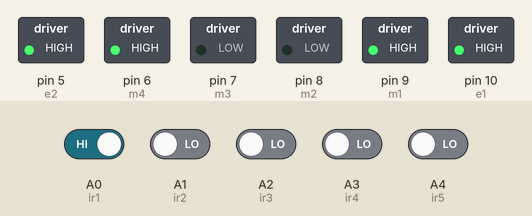
Recording of a sketch running on a simulated Arduino Uno, built with avr-gcc and run on an emulated ATmega328P. Shown: switched loads named in the sketch (green lamp = pin HIGH). Inputs (shaded band) come from the test bench; at power-on: A0 (ir1) HIGH, A1 (ir2), A2 (ir3), A3 (ir4), A4 (ir5) LOW.

Above: at 1.2 s.
1.3 s: A0 (ir1) driven LOW
At 2.5 s:
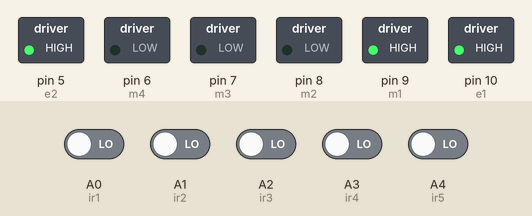
2.8 s: A0 (ir1) driven HIGH
At 3.6 s:
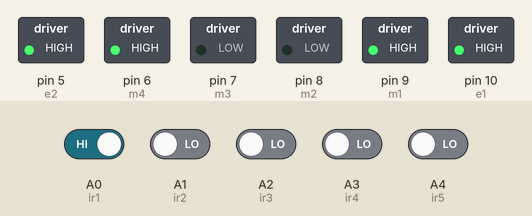
4.3 s: A1 (ir2) driven HIGH and A2 (ir3) driven HIGH
At 5.5 s:
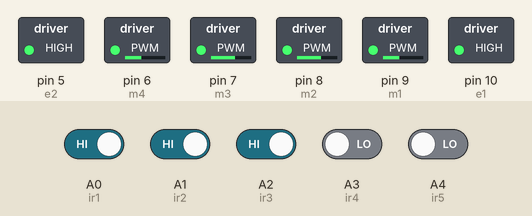
5.8 s: A1 (ir2) driven LOW
At 6.9 s:
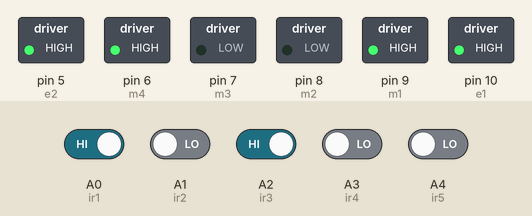
7.3 s: A1 (ir2) driven HIGH
At 8.0 s:
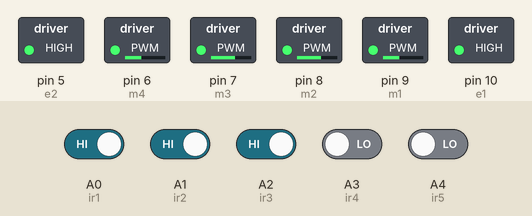
8.8 s: A0 (ir1) driven LOW and A2 (ir3) driven LOW
At 9.2 s:
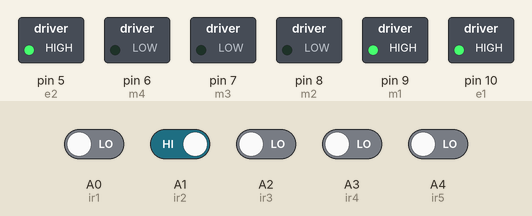
Timing chart, 0 to 11.3 s (numbered marks = the images above; inputs shaded):
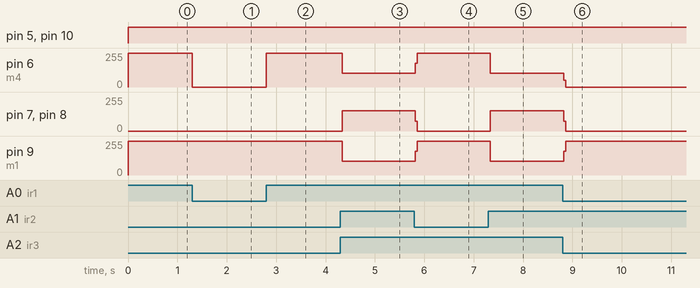

The sketch:

maze.ino
```cpp
#define m1 9  //Right Motor MA1
#define m2 8  //Right Motor MA2
#define m3 7  //Left Motor MB1
#define m4 6  //Left Motor MB2
#define e1 10  //Right Motor Enable Pin EA
#define e2 5 //Left Motor Enable Pin EB

//**********5 Channel IR Sensor Connection**********//
#define ir1 A0
#define ir2 A1
#define ir3 A2
#define ir4 A3
#define ir5 A4
//*************************************************//

void setup() {
  pinMode(m1, OUTPUT);
  pinMode(m2, OUTPUT);
  pinMode(m3, OUTPUT);
  pinMode(m4, OUTPUT);
  pinMode(e1, OUTPUT);
  pinMode(e2, OUTPUT);
  pinMode(ir1, INPUT);
  pinMode(ir2, INPUT);
  pinMode(ir3, INPUT);
  pinMode(ir4, INPUT);
  pinMode(ir5, INPUT);
}

void loop() {
  //Reading Sensor Values
 char  s1 = digitalRead(ir1);  //Left Most Sensor
  char s2 = digitalRead(ir2);  //Left Sensor
 char s3 = digitalRead(ir3);  //Middle Sensor
  char s4 = digitalRead(ir4);  //Right Sensor
  char s5 = digitalRead(ir5);  //Right Most Sensor

  //if only middle sensor detects black line
  if((s1 == LOW) && (s2 =HIGH) && (s3 == HIGH) && (s4 == HIGH) && (s5 == LOW))
  {
    //going forward with full speed
    analogWrite(e1, 255); //you can adjust the speed of the motors from 0-255
    analogWrite(e2, 255); //you can adjust the speed of the motors from 0-255
    digitalWrite(m1, HIGH);
    digitalWrite(m2, LOW);
    digitalWrite(m3, HIGH);
    digitalWrite(m4, LOW);
  }

  //if only left sensor detects black line
 else if((s1 == LOW) && (s2 == HIGH) && (s3 == LOW) && (s4 == LOW) && (s5 == LOW))
  {
    //going right with full speed
    analogWrite(e1, 255); //you can adjust the speed of the motors from 0-255
    analogWrite(e2, 255); //you can adjust the speed of the motors from 0-255
    digitalWrite(m1, HIGH);
    digitalWrite(m2, LOW);
    digitalWrite(m3, LOW);
    digitalWrite(m4, LOW);
  }

  //if only left most sensor detects black line
  else if((s1 == HIGH) && (s2 == LOW) && (s3 == LOW) && (s4 == LOW) && (s5 == LOW))
  {
    //going right with full speed
    analogWrite(e1, 255); //you can adjust the speed of the motors from 0-255
    analogWrite(e2, 255); //you can adjust the speed of the motors from 0-255
    digitalWrite(m1, HIGH);
    digitalWrite(m2, LOW);
    digitalWrite(m3, LOW);
    digitalWrite(m4, HIGH);
  }

  //if only right sensor detects black line
  else if((s1 == LOW) && (s2 == LOW) && (s3 == LOW) && (s4 == HIGH) && (s5 == LOW))
  {
    //going left with full speed
    analogWrite(e1, 255); //you can adjust the speed of the motors from 0-255
    analogWrite(e2, 255); //you can adjust the speed of the motors from 0-255
    digitalWrite(m1, LOW);
    digitalWrite(m2, LOW);
    digitalWrite(m3, HIGH);
    digitalWrite(m4, LOW);
  }

  //if only right most sensor detects black line
  //else if((s1 == 1) && (s2 == 1) && (s3 == 1) && (s4 == 1) && (s5 == 0))
 else if((s1 == LOW) && (s2 == LOW) && (s3 == LOW) && (s4 == HIGH) && (s5 == LOW))
  {
    //going left with full speed
    analogWrite(e1, 255); //you can adjust the speed of the motors from 0-255
    analogWrite(e2, 255); //you can adjust the speed of the motors from 0-255
    digitalWrite(m1, LOW);
    digitalWrite(m2, HIGH);
    digitalWrite(m3, HIGH);
    digitalWrite(m4, LOW);
  }

  //if middle and right sensor detects black line
 // else if((s1 == 1) && (s2 == 1) && (s3 == 0) && (s4 == 0) && (s5 == 1))
  if((s1 == LOW) && (s2 == LOW) && (s3 == HIGH) && (s4 == HIGH) && (s5 == LOW))
  {
    //going left with full speed
    analogWrite(e1, 255); //you can adjust the speed of the motors from 0-255
    analogWrite(e2, 255); //you can adjust the speed of the motors from 0-255
    digitalWrite(m1, LOW);
    digitalWrite(m2, LOW);
    digitalWrite(m3, HIGH);
    digitalWrite(m4, LOW);
  }

  //if middle and left sensor detects black line
  //else if((s1 == 1) && (s2 == 0) && (s3 == 0) && (s4 == 1) && (s5 == 1))
 else if((s1 == LOW) && (s2 == LOW) && (s3 == LOW) && (s4 == HIGH) && (s5 == HIGH))
  {
    //going right with full speed
  digitalWrite(m1,LOW);
    digitalWrite(m2, HIGH);
    digitalWrite(m3, HIGH);
    digitalWrite(m4, LOW);
     analogWrite(e1, 140); //you can adjust the speed of the motors from 0-255
    analogWrite(e2, 140);
  }

  //if middle, left and left most sensor detects black line
 // else if((s1 == 0) && (s2 == 0) && (s3 == 0) && (s4 == 1) && (s5 == 1))
 else if((s1 == HIGH) && (s2 == HIGH) && (s3 == HIGH) && (s4 == LOW) && (s5 == LOW))
  {
    //going right with full speed
digitalWrite(m1,LOW);
    digitalWrite(m2, HIGH);
    digitalWrite(m3, HIGH);
    digitalWrite(m4, LOW);
     analogWrite(e1, 255); //you can adjust the speed of the motors from 0-255
    analogWrite(e2, 255
    );
  }

  //if middle, right and right most sensor detects black line
 // else if((s1 == 1) && (s2 == 1) && (s3 == 0) && (s4 == 0) && (s5 == 0))
 else if((s1 == LOW) && (s2 == LOW) && (s3 == HIGH) && (s4 == HIGH) && (s5 == HIGH))
  {
    //going left with full speed
    analogWrite(e1, 255); //you can adjust the speed of the motors from 0-255
    analogWrite(e2, 255); //you can adjust the speed of the motors from 0-255
    digitalWrite(m1, LOW);
    digitalWrite(m2, LOW);
    digitalWrite(m3, HIGH);
    digitalWrite(m4, LOW);
  }

  //if all sensors are on a black line
  //else if((s1 == 0) && (s2 == 0) && (s3 == 0) && (s4 == 0) && (s5 == 0))
 else if((s1 ==  HIGH) && (s2 ==  HIGH) && (s3 ==  HIGH) && (s4 == HIGH) && (s5 ==  HIGH))
  {
    //stop
    digitalWrite(m1, LOW);
    digitalWrite(m2, LOW);
    digitalWrite(m3, LOW);
    digitalWrite(m4, LOW);
  }
 // if ((s1 == 0) && (s2 == 0) && (s3 == 1)&& (s4 ==0)&& (s5 == 0)//T Intersection
  if((s1 ==  HIGH) && (s2 ==  HIGH) && (s3 ==  LOW) && (s4 == HIGH) && (s5 ==  HIGH))
    {
        //going left with full speed
    analogWrite(e1, 255); //you can adjust the speed of the motors from 0-255
    analogWrite(e2, 255); //you can adjust the speed of the motors from 0-255
    digitalWrite(m1, LOW);
    digitalWrite(m2, HIGH);
    digitalWrite(m3, HIGH);
    digitalWrite(m4, LOW); // As left is possible
    }
   // if ((s1 == 0)$$(s2 == 0) && (s3 == 0) && (s4 == 1)&&(s5 == 1))//Left T Intersection
    if((s1 ==  HIGH) && (s2 ==  HIGH) && (s3 ==  HIGH) && (s4 == LOW) && (s5 ==  LOW))
    {
     analogWrite(e1, 255); //you can adjust the speed of the motors from 0-255
    analogWrite(e2, 255); //you can adjust the speed of the motors from 0-255
    digitalWrite(m1, HIGH);
    digitalWrite(m2, LOW);
    digitalWrite(m3, LOW);
    digitalWrite(m4, HIGH); //
    }
//if (IR1 == LOW && IR2 == HIGH && IR3 == HIGH)//Right T Tntersection
//if((s1== LOW)&&(s2 == LOW)&& (s3 == HIGH)&& (s4 ==HIGH) &&(s5 == HIGH))

//     if ((s1 == HIGH)&&(s2 == HIGH)&&(s3 == HIGH) && (s4 == HIGH) && (s5 == HIGH))//4 Lane intersection
//    {
//     analogWrite(e1, 255); //you can adjust the speed of the motors from 0-255
//    analogWrite(e2, 255); //you can adjust the speed of the motors from 0-255
//    digitalWrite(m1, LOW);
//    digitalWrite(m2, HIGH);
//    digitalWrite(m3, HIGH);
//    digitalWrite(m4, LOW); //As no other direction is possible
//    }
    //if (IR1 == LOW && IR2 ==LOW && IR3 == LOW)//Dead End
     if ((s1 == LOW)&&(s2 == LOW)&&(s3 == LOW) && (s4 == LOW) && (s5 == LOW))
    {
     analogWrite(e1, 255); //you can adjust the speed of the motors from 0-255
    analogWrite(e2, 255); //you can adjust the speed of the motors from 0-255
    digitalWrite(m1, HIGH);
    digitalWrite(m2, LOW);
    digitalWrite(m3, LOW);
    digitalWrite(m4, HIGH); //As no other direction is possible
    }
}
```

Measured:
- after the input at 1.3 s, pin 6 (m4): 255/255 → 0/255 at once
- after the input at 2.8 s, pin 6 (m4): 0/255 → 255/255 at once
- after the input at 4.3 s, pin 6 (m4): 255/255 → 102/255 at once; pin 7 (m3), pin 8 (m2): 0/255 → 152/255 at once; pin 9 (m1): 255/255 → 103/255 at once
- after the input at 5.8 s, pin 6 (m4): 102/255 → 255/255 at once; pin 7 (m3), pin 8 (m2): 152/255 → 0/255 at once; pin 9 (m1): 103/255 → 255/255 at once
- after the input at 7.3 s, pin 6 (m4): 255/255 → 102/255 at once; pin 7 (m3), pin 8 (m2): 0/255 → 152/255 at once; pin 9 (m1): 255/255 → 103/255 at once
- after the input at 8.8 s, pin 6 (m4): 102/255 → 0/255 at once; pin 7 (m3), pin 8 (m2): 152/255 → 0/255 at once; pin 9 (m1): 103/255 → 255/255 at once
